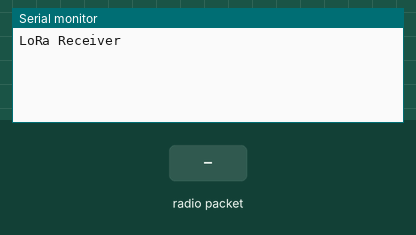
Simulated run of this sketch. Board: STM32 Blue Pill. On the bench: the last lines printed to the serial monitor. The test bench sets the inputs (shaded band). No radio packets arrive unless stated.

Above: at 1.2 s.
1.3 s: radio packet "5" arrives
At 2.1 s:
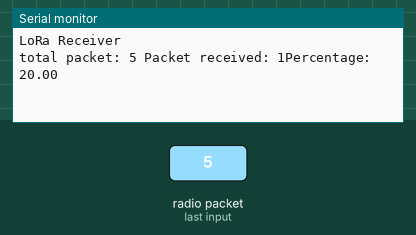
2.8 s: radio packet "90" arrives
At 3.3 s:
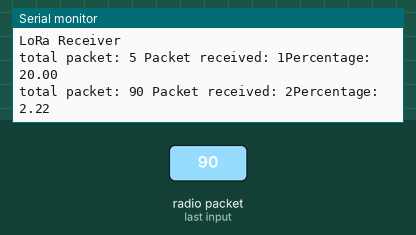
4.3 s: radio packet "200" arrives
At 5.7 s:
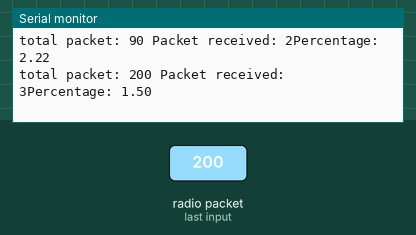

Measured:
- after the input at 1.3 s, the serial monitor: prints a new line at once (image 1)
- after the input at 2.8 s, the serial monitor: prints a new line at once (image 2)
- after the input at 4.3 s, the serial monitor: prints a new line at once (image 3)

The sketch:

stm32Receiver.ino
```cpp
#include <SPI.h>
#include <LoRa.h>

#include <stdio.h>

//define the pins used by the transceiver module
#define ss PA4
#define rst PB0
#define dio0 PA3

// SPI stuff
SPIClass SPI_1(PA7, PA6, PA5);
// MOSI, MISO, SCLK

int totalPacket = 0;
int packetReceived = 0;

void setup() {
  Serial.begin(9600);
  while (!Serial);

  Serial.println("LoRa Receiver");

  //setup LoRa transceiver module
  LoRa.setPins(ss, rst, dio0);
  LoRa.setSPI(SPI_1);

  if (!LoRa.begin(433E6)) {
    Serial.println("Starting LoRa failed!");
    while (1);
  }
}

void loop() {
  // try to parse packet
  int packetSize = LoRa.parsePacket();
  if (packetSize > 0 && packetSize < 5) {
    // received a packet
    packetReceived++;

    char currentAmountArray[5] = {0, 0, 0, 0, 0};

    // read packet
    int i = 0;
    while (LoRa.available()) {

      char received = (char) LoRa.read();

      currentAmountArray[i++] = received;

      //Serial.print((char)LoRa.read());
    }
    currentAmountArray[i] = 0;

    // Serial.print("Received: ");
    // Serial.println(currentAmountArray[0]);
    // Serial.println(currentAmountArray[1]);

    sscanf(currentAmountArray, "%d", &totalPacket);

    Serial.print("total packet: ");
    Serial.print(totalPacket);
    Serial.print(" Packet received: ");
    Serial.print(packetReceived);

    double percent = ((double)packetReceived / totalPacket) * 100;
    Serial.print("Percentage: ");
    Serial.println(percent);

  }
}
```
